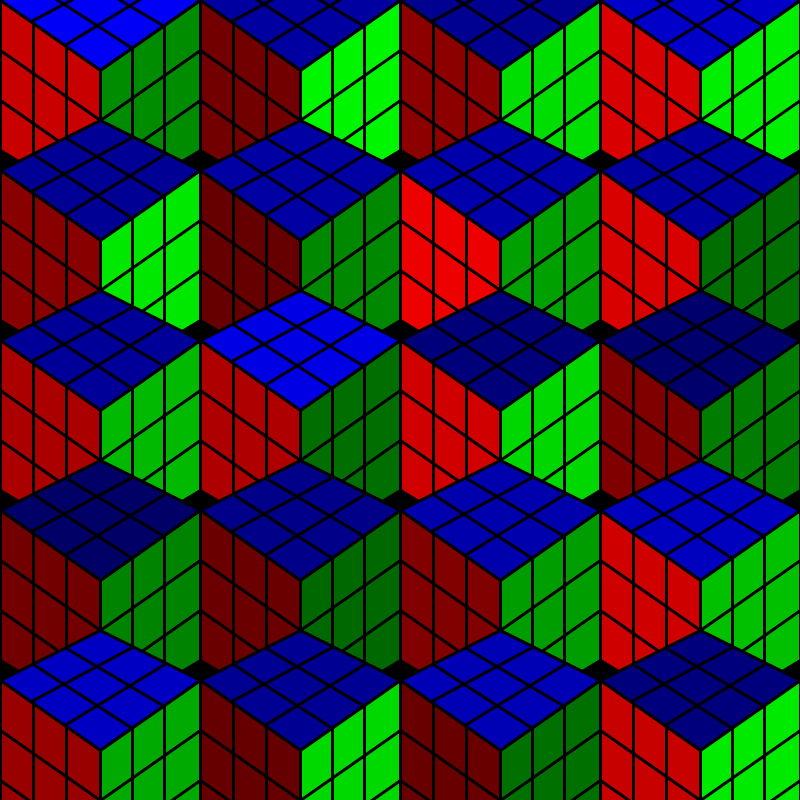
Frame 1 (no input)
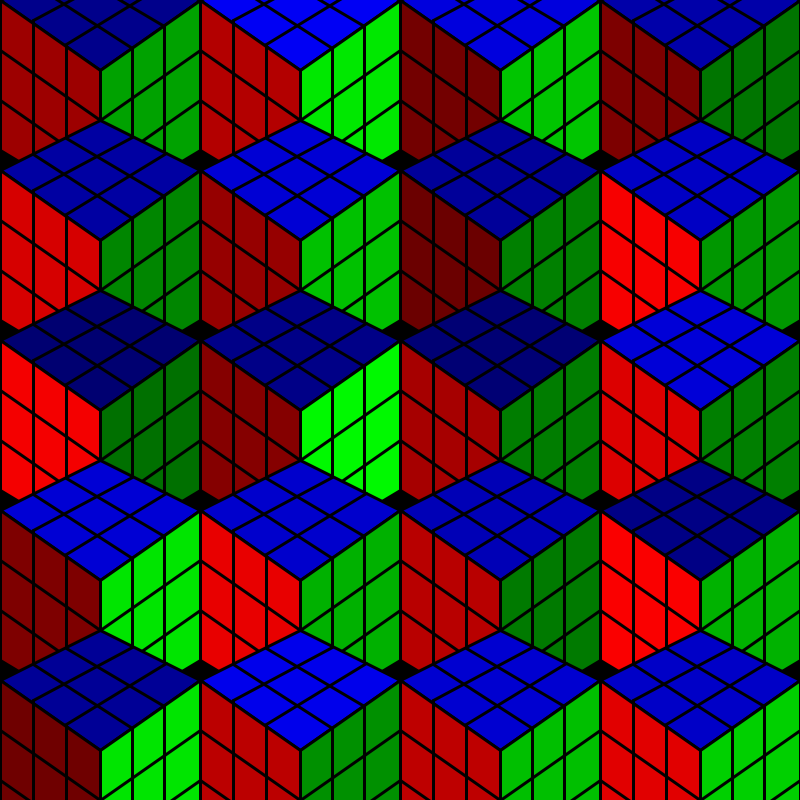
Frame 2 (the mouse pressed at the canvas centre, redrawn once)

The Processing sketch that drew these frames (run headless with seeded random() and noise(); the mouse was pressed at the canvas centre and the sketch redrawn once):

// Processing sketch: processing_37928
// ── processing_37928.pde

void setup() {
  noLoop();
  size (800, 800);
  background (000);
  smooth();
}

void draw (){
  for (int i=0; i<800; i=i+200) {
     for (int j=0; j<800; j= j+170) {
         rubix (i, j, random(100,255), random(100,255), random(100,255));
   }
  }
}


void rubix(int X, int Y, float R, float G, float B) {
  strokeWeight(3);
  strokeJoin(ROUND);
  fill (0,0,B);
  quad (X,Y, X+100, Y-50, X+200, Y, X+100, Y+70);
  fill (R,0,0);
  quad (X,Y, X+100, Y+70, X+100, Y+210, X, Y+150);
  fill (0,G,0);
  quad (X+100, Y+70, X+200, Y, X+200, Y+150, X+100, Y+210);
  line (X+33, Y-16, (X+100)+32, (Y+70)-22);
  line (X+66, Y-32, (X+100)+64, (Y+70)-44);
  line (X+33, Y+20, (X+100)+32, Y-33);
  line (X+66, Y+44, (X+200)-34, Y-17);
  line (X+66, Y+44, X+66, (Y+150)+38);
  line (X+33, Y+20, X+33, (Y+150)+20);
  line ((X+100)+32, (Y+70)-22, (X+100)+32, (Y+150)+38);
  line ((X+100)+64, (Y+70)-44, (X+100)+64, (Y+150)+22);
  line (X, Y+50, X+100, (Y+70)+50);
  line (X, Y+100, X+100, (Y+70)+100);
  line (X+100, (Y+70)+50, X+200, Y+50);
  line (X+100, (Y+70)+100, X+200, Y+100 );
}                             
